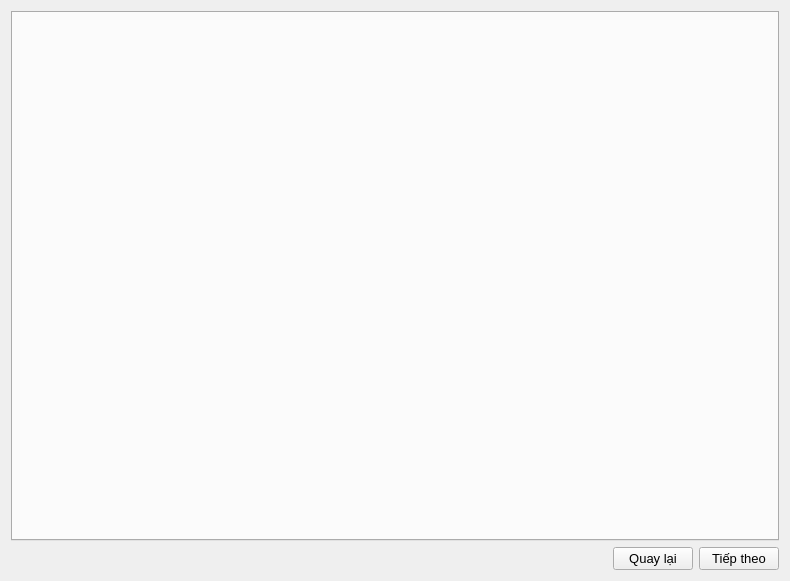
<?xml version="1.0" encoding="UTF-8"?>
<ui version="4.0">
 <class>Mode</class>
 <widget class="QWidget" name="Mode">
  <property name="geometry">
   <rect>
    <x>0</x>
    <y>0</y>
    <width>790</width>
    <height>581</height>
   </rect>
  </property>
  <property name="windowTitle">
   <string>Form</string>
  </property>
  <layout class="QGridLayout" name="gridLayout">
   <item row="0" column="0" colspan="3">
    <widget class="QTabWidget" name="tabWidget">
     <property name="font">
      <font>
       <pointsize>14</pointsize>
      </font>
     </property>
    </widget>
   </item>
   <item row="1" column="1">
    <widget class="QPushButton" name="back_btn">
     <property name="font">
      <font>
       <pointsize>10</pointsize>
      </font>
     </property>
     <property name="text">
      <string>Quay lại</string>
     </property>
    </widget>
   </item>
   <item row="1" column="2">
    <widget class="QPushButton" name="next_btn">
     <property name="font">
      <font>
       <pointsize>10</pointsize>
      </font>
     </property>
     <property name="text">
      <string>Tiếp theo</string>
     </property>
    </widget>
   </item>
   <item row="2" column="0">
    <spacer name="horizontalSpacer">
     <property name="orientation">
      <enum>Qt::Horizontal</enum>
     </property>
     <property name="sizeHint" stdset="0">
      <size>
       <width>0</width>
       <height>0</height>
      </size>
     </property>
    </spacer>
   </item>
   <item row="1" column="0">
    <widget class="QLabel" name="path">
     <property name="font">
      <font>
       <pointsize>11</pointsize>
      </font>
     </property>
     <property name="text">
      <string/>
     </property>
    </widget>
   </item>
  </layout>
 </widget>
 <resources/>
 <connections/>
</ui>
